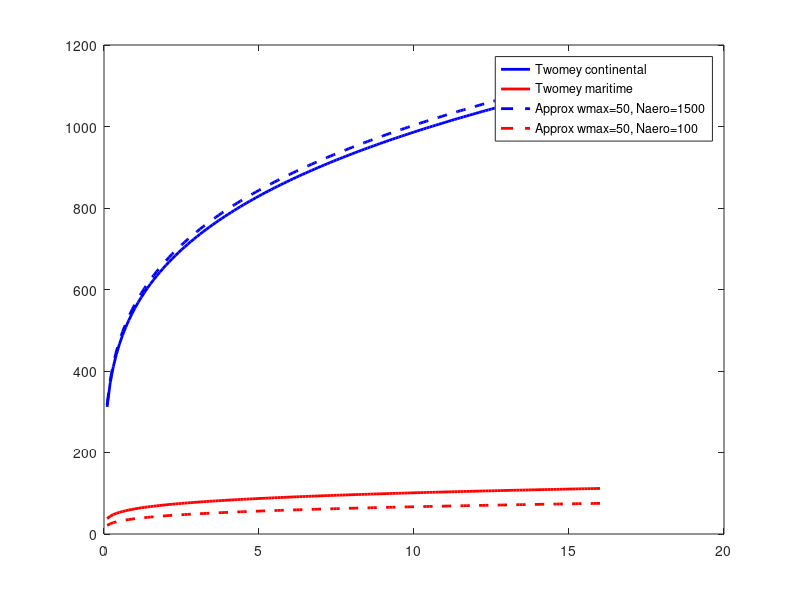

The MATLAB source for this figure:
%Twomey 1959 (part 2) paper has a maritime and continental aerosol
%distribuiton (values given under Table 1). 
% Continental : c=2000, k=0.4
% Maritme: c=125, k=1/3

% Number of activated droplets based on N=CS^k where S is the max
% supersat (Eqn. 11).
% Eqn. (10) gives Smax as function of V (updraft in cm/s).

% But need to relate this to a given aerosol amount. Hard to do this
% properly, but Paul's CASIM code assumes that all the aerosol is activated
% by the time we reach a certain updraft Wmax=16 m/s and k=0.4. Then can use Eq. 10
% to calculate the Smax at which all aerosol activates. Call this Sall.
% Then can use Naero=C*Sall^k to calculate C for this distribution.
% Doing this (converting to use m/s for W) the formula for Nd boils down to
% Nd = 0.5 * Naero * w^0.25
% Quick check here to see if it is similar to Twomey using the maritmie and
% continental c and k values and proper relationship (Eqn. 11)

%Derivation of % Nd = 0.5 * Naero * w^0.25 :-
% Nd = fA * Naero * fB(k,w)
k=0.4; Wmax=50;
% fA = 1 / A^(k/(K+2)); 
A =  1.63e-3 * (Wmax*100).^1.5 ./ (k*beta(1.5,k/2));
fA = 1 / A^(k/(k+2)); 
% fB = ( 1.63e-3 * (W*100).^1.5 ./ (k*beta(1.5,k/2)) ) .^(k/(k+2)) 
%    = fC * W.^(1.5*k/(k+2)); % = fC * W.^B
B = (1.5*k/(k+2));
fC = ( 1.63e-3 * (100).^1.5 ./ (k*beta(1.5,k/2)) ) .^(k/(k+2));
fA*fC
% can now calc fB = fC * W.^B and fA
% and use in Nd = fA * Naero * fC * W.^B
% With Wmax=16 m/s and k=0.4 this gives :-
% fA = 0.51, fC = 0.98 and B = 0.25
% fA * fC = 0.5


figure

W = [0.1:0.1:16];

% Continental : 
c=2000; k=0.4;
N = c.^(2./(k+2)) .* (1.63e-3.*(W.*100).^(3/2) ./ (k.*beta(1.5,k/2)) ) .^(k/(k+2));
plot(W,N,'b','linewidth',2);
hold on
leg{1} = 'Twomey continental';

% Maritme: 
c=125; k=1/3;
N = c.^(2./(k+2)) .* (1.63e-3.*(W.*100).^(3/2) ./ (k.*beta(1.5,k/2)) ) .^(k/(k+2));
plot(W,N,'r','linewidth',2);
hold on
leg{2} = 'Twomey maritime';

% Approximation
Naero=1500;
N = fA*fC.*Naero.*W.^B;
plot(W,N,'b--','linewidth',2);
hold on
leg{3} = ['Approx wmax=' num2str(Wmax) ', Naero=' num2str(Naero)];

% Approximation
Naero=100;
N = fA*fC.*Naero.*W.^B;
plot(W,N,'r--','linewidth',2);
hold on
leg{4} = ['Approx wmax=' num2str(Wmax) ', Naero=' num2str(Naero)];

legend(leg);

